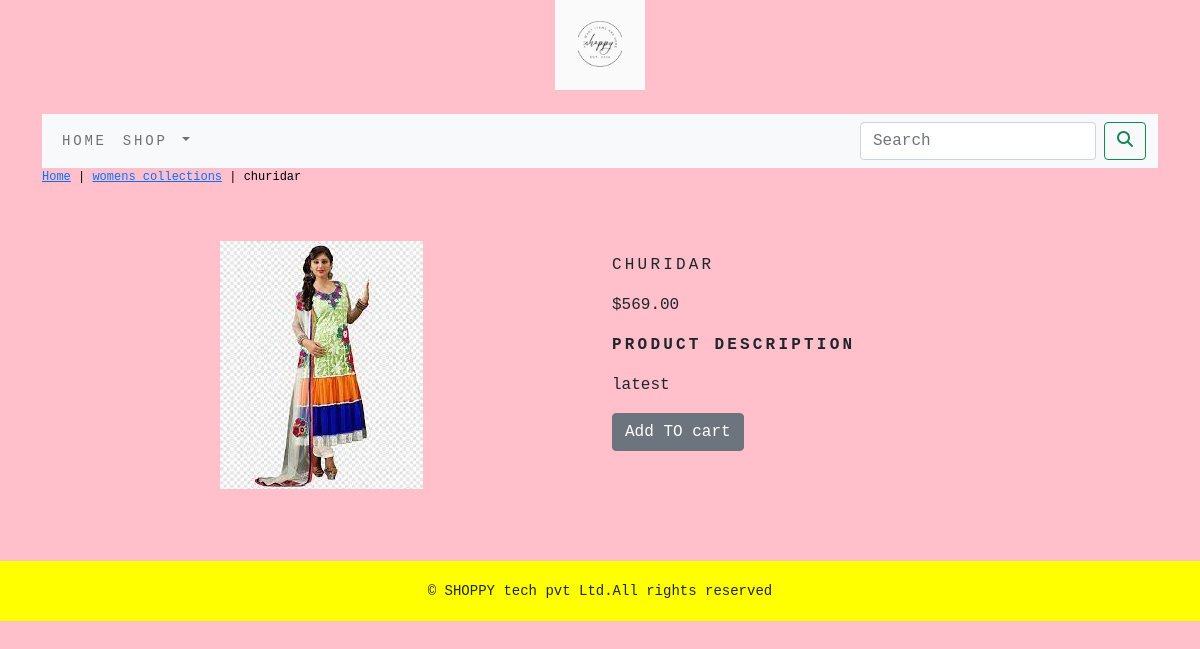
The app's page /shoppingapp/womens-collections/churidar/ with its own data.
### shoppingapp/models.py (models this page shows, shortened)
class product(models.Model):
    name=models.CharField(max_length=250,unique=True)
    slug=models.SlugField(max_length=250,unique=True)
    description=models.TextField(blank=True)
    price=models.DecimalField(max_digits=10,decimal_places=2)
    category=models.ForeignKey(category,on_delete=models.CASCADE)
    image=models.ImageField(upload_to='product',blank=True)
    stock=models.IntegerField()
    available=models.BooleanField(default=True)
    created=models.DateTimeField(auto_now_add=True)
    updated=models.DateTimeField(auto_now=True)
    class Meta:
        ordering = ('name',)
        verbose_name = 'product'
        verbose_name_plural = 'products'

class category(models.Model):
    name=models.CharField(max_length=250,unique=True)
    slug=models.SlugField(max_length=250,unique=True)
    description=models.TextField(blank=True)
    image=models.ImageField(upload_to='category',blank=True)
    class Meta:
        ordering=('name',)
        verbose_name='category'
        verbose_name_plural='categories'
    def get_url(self):
        return reverse('shoppingapp:product_by_category',args=[self.slug])
    def __str__(self):
        return '{}'.format(self.name)

### shoppingapp/views.py (the view)
# urls.py: path('<slug:c_slug>/<slug:product_slug>/', views.proDetail, name='prodcatdetail'),
def proDetail(request,c_slug,product_slug):
    try:
        products=product.objects.get(category__slug=c_slug,slug=product_slug)
    except Exception as e:
        raise e
    return render(request,'product.html',{'product':products})

### cart/context_processors.py (called while the page is built)
def counter(request):
    item_count=0
    if 'admin' in request.path:
        return {}
    else:
        try:
            cart=Cart.objects.filter(cart_id=_cart_id(request))
            car_items=cartItem.objects.all().filter(cart=cart[:1])
            for cart_item in car_items:
                item_count += cart_item.quantity
        except Cart.DoesNotExist:
            item_count= 0
    return dict(item_count=item_count)

### cart/views.py (called while the page is built)
def _cart_id(request):
    cart=request.session.session_key
    if not cart:
        cart=request.session.create()
    return cart

### shoppingapp/context_processors.py (called while the page is built)
def menu_links(request):
    links=category.objects.all()
    return dict(links=links)

### templates/product.html (shortened to what this page needs)
{% extends 'base.html' %}
{% load static %}
{% block content %}
<div class="row my_prod_row_class">
   <div class="mx_auto">
      <p> <a href="{% url 'shoppingapp:allprodcat' %}">Home</a> | <a href="{{product.category.get_url}}">{{product.category}}</a> | {{product.name}} </p>
   </div>
</div>
<div class="container">
<br>
<div class="row">
   <div class="col-12 col-sm-12 col-md-12 col-lg-6 text-center">
      <div style="min-width:18rem">
         <img style="width:180;height:180;" src="{{product.image.url}}" alt="{{product.name}}">
      </div>
   </div>
      <div class="col-12 col-sm-12 col-md-12 col-lg-6">
         <div>
         <h1 class="my_prod_title">{{product.name}}</h1>
         <p>${{product.price}}</p>
         <p class="my_title"><b>product description</b></p>
         <p class="text-justify my_prod_text">{{product.description}}</p>
         {% if product.stock <= 0 %}
         <p class="text-justify my_prod_text"><b>Out of Stock</b></p>
         {% else %}
         <a  class="btn btn-secondary" href="{% url 'cart:add_cart' product.id %}">Add TO cart</a>
         {% endif %}
      </div>
   </div>
   </div>
</div>
   </div>
{% endblock %}

### static/css/custom.css (style rules this page uses)
body { font-family: 'Inconsolata', monospace; }
.my_title { font-size:16px; text-transform:uppercase; letter-spacing: .2em; }
.my_prod_row_class { padding-top::15px; padding-bottom:15px; }
.my_prod_row_class .mx_auto { color:#000; font-size:12px; text-decoration:none; }
.my_prod_title { font-size:16px; text-transform:uppercase; letter-spacing:.2em; padding-top:15px; padding-bottom:10px; }
.my_prod_text { padding-right:20px; }

### records on screen
product: category "womens collections", name "churidar", image (picture), name "CHURIDAR", price "569.00", description "latest"
